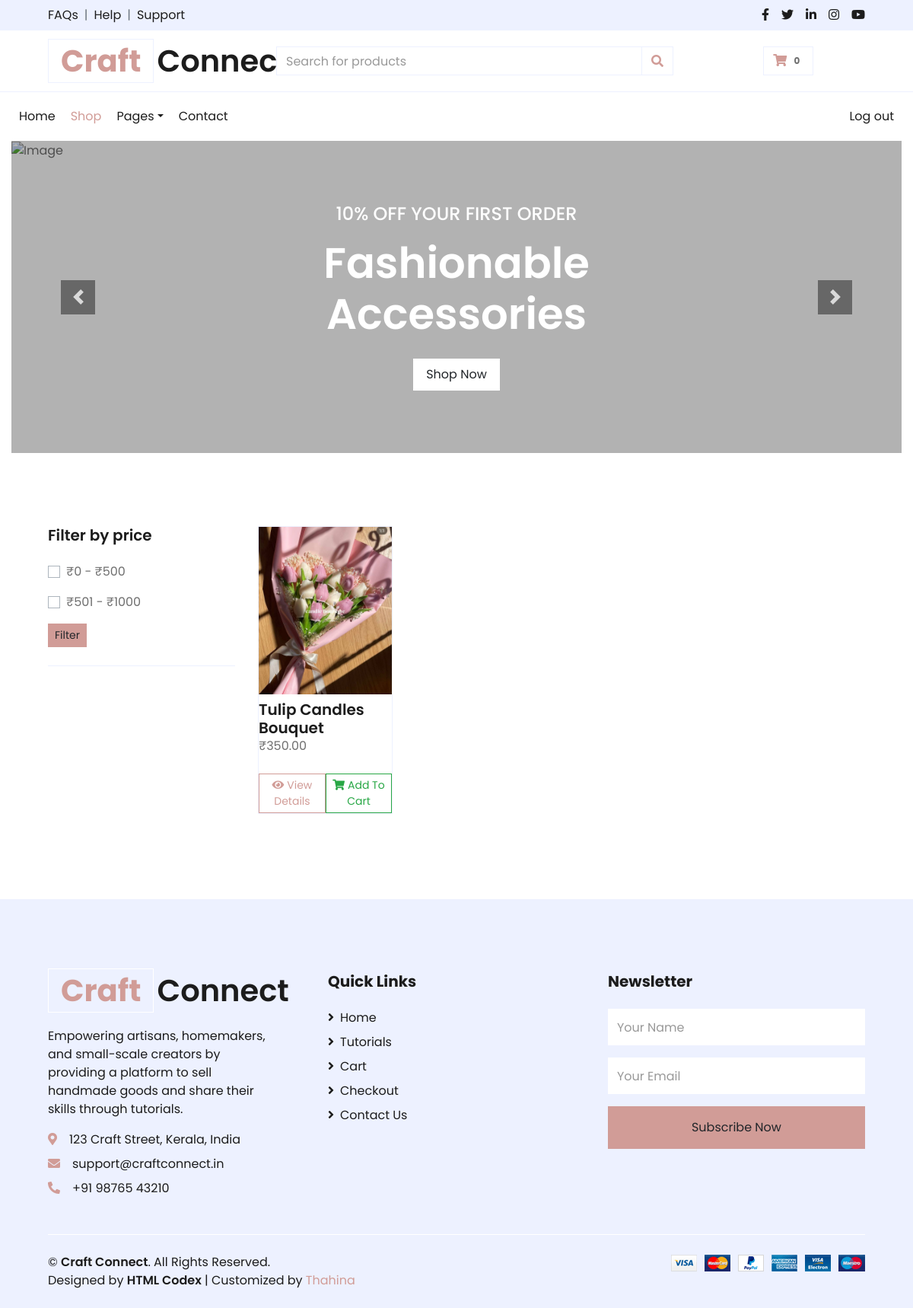
/home/decore.php, run on the app's committed database.
### tables this page shows
CREATE TABLE `products` (
  `id` int(11) NOT NULL,
  `seller_id` int(11) NOT NULL,
  `name` varchar(100) NOT NULL,
  `description` text DEFAULT NULL,
  `category` varchar(50) NOT NULL,
  `price` decimal(10,2) NOT NULL,
  `stock` int(11) NOT NULL,
  `image_url` varchar(255) DEFAULT NULL,
  `created_at` datetime DEFAULT current_timestamp()
);

### home/decore.php (the view, shortened to what this page needs)
<?php
$conn = new mysqli("localhost", "root", "", "craftconnect");
$category = 'Home Decor';
$product_sql = "SELECT id, name, image_url, price FROM products WHERE category = ?";
$product_sql .= " ORDER BY created_at DESC";
$stmt = $conn->prepare($product_sql);
$stmt->bind_param("s", $category);
$stmt->execute();
$result = $stmt->get_result();
$products = $result->fetch_all(MYSQLI_ASSOC);
?>
<!DOCTYPE html>
<html lang="en">
<head>
    <link href="https://cdnjs.cloudflare.com/ajax/libs/font-awesome/5.10.0/css/all.min.css" rel="stylesheet">
    <link href="lib/owlcarousel/assets/owl.carousel.min.css" rel="stylesheet">
    <link href="css/style.css" rel="stylesheet">
</head>
<body>
    <div class="container-fluid">
        <div class="row bg-secondary py-2 px-xl-5">
            <div class="col-lg-6 d-none d-lg-block">
                <div class="d-inline-flex align-items-center">
                    <a class="text-dark" href="">FAQs</a>
                    <span class="text-muted px-2">|</span>
                    <a class="text-dark" href="">Help</a>
                    <span class="text-muted px-2">|</span>
                    <a class="text-dark" href="">Support</a>
                </div>
            </div>
            <div class="col-lg-6 text-center text-lg-right">
                <div class="d-inline-flex align-items-center">
                    <a class="text-dark px-2" href="">
                        <i class="fab fa-facebook-f"></i>
                    </a>
                    <a class="text-dark px-2" href="">
                        <i class="fab fa-twitter"></i>
                    </a>
                    <a class="text-dark px-2" href="">
                        <i class="fab fa-linkedin-in"></i>
                    </a>
                    <a class="text-dark px-2" href="">
                        <i class="fab fa-instagram"></i>
                    </a>
                    <a class="text-dark pl-2" href="">
                        <i class="fab fa-youtube"></i>
                    </a>
                </div>
            </div>
        </div>
        <div class="row align-items-center py-3 px-xl-5">
            <div class="col-lg-3 d-none d-lg-block">
                <a href="" class="text-decoration-none">
                    <h1 class="m-0 display-5 font-weight-semi-bold"><span class="text-primary font-weight-bold border px-3 mr-1">Craft</span>Connect</h1>
                </a>
            </div>
            <div class="col-lg-6 col-6 text-left ml-4">
                <form action="">
                    <div class="input-group">
                        <input type="text" class="form-control" placeholder="Search for products">
                        <div class="input-group-append">
                            <span class="input-group-text bg-transparent text-primary">
                                <i class="fa fa-search"></i>
                            </span>
                        </div>
                    </div>
                </form>
            </div>
            <div class="col-md-2 col-2 text-right">
                <a href="" class="btn border">
                    <i class="fas fa-shopping-cart text-primary"></i>
                    <span class="badge">0</span>
                </a>
            </div>
        </div>
    </div>
    <div class="container-fluid mb-5">
        <div class="row border-top px-xl-80">
            <div class="col-lg-12">
              <nav class="navbar navbar-expand-lg bg-light navbar-light py-3 py-lg-0 px-0">
    <div class="collapse navbar-collapse justify-content-between" id="navbarCollapse">
        <div class="navbar-nav mr-auto py-0">
             <a href="index.php" class="nav-item nav-link ">Home</a>
            <a href="shop.php" class="nav-item nav-link active">Shop</a>
              <div class="nav-item dropdown">
                <a href="#" class="nav-link dropdown-toggle" data-toggle="dropdown">Pages</a>
            </div>
            <a href="contact.php" class="nav-item nav-link">Contact</a>
        </div>
        <div class="navbar-nav ml-auto py-0">
 <a href="logout.php" class="nav-item nav-link">Log out</a>
        </div>
    </div>
</nav>
                <div id="header-carousel" class="carousel slide" data-ride="carousel">
    <div class="carousel-inner">
        <div class="carousel-item active" style="height: 410px;">
            <img class="img-fluid" src="img/brac1.jpg" alt="Image" style="height: 100%; width: 100%; object-fit: cover;">
            <div class="carousel-caption d-flex flex-column align-items-center justify-content-center">
                <div class="p-3" style="max-width: 700px;">
                    <h4 class="text-light text-uppercase font-weight-medium mb-3">10% Off Your First Order</h4>
                    <h3 class="display-4 text-white font-weight-semi-bold mb-4">Fashionable Accessories</h3>
                    <a href="shop.php" class="btn btn-light py-2 px-3">Shop Now</a>
                </div>
            </div>
        </div>
    </div>
    <a class="carousel-control-prev" href="#header-carousel" data-slide="prev">
        <div class="btn btn-dark" style="width: 45px; height: 45px;">
            <span class="carousel-control-prev-icon mb-n2"></span>
        </div>
    </a>
    <a class="carousel-control-next" href="#header-carousel" data-slide="next">
        <div class="btn btn-dark" style="width: 45px; height: 45px;">
            <span class="carousel-control-next-icon mb-n2"></span>
        </div>
    </a>
         </div>
         </div>
        </div>
    </div>
    <div class="container-fluid pt-5">
        <div class="row px-xl-5">
            <div class="col-lg-3 col-md-12">
                <div class="border-bottom mb-4 pb-4">
                    <h5 class="font-weight-semi-bold mb-4">Filter by price</h5>
                    <form method="GET">
                        <div class="custom-control custom-checkbox d-flex align-items-center justify-content-between mb-3">
                            <label class="custom-control-label" for="price1">₹0 - ₹500</label>
                        </div>
                        <div class="custom-control custom-checkbox d-flex align-items-center justify-content-between mb-3">
                            <label class="custom-control-label" for="price2">₹501 - ₹1000</label>
                        </div>
                        <button type="submit" class="btn btn-primary btn-sm">Filter</button>
                    </form>
                </div>
            </div>
            <div class="col-lg-9 col-md-12">
                <div class="row pb-3">
                    <?php if (!empty($products)): ?>
                        <?php foreach ($products as $product): ?>
                            <div class="col-lg-3 col-md-6 mb-4">
                <div class="cat-item d-flex flex-column border mb-4">
                    <div class="cat-img position-relative overflow-hidden">
                        <?php
                        $img = !empty($product['image_url']) ? 'img/' . basename($product['image_url']) : 'img/no-image.png';
                        ?>
                        <img src="<?php echo $img; ?>"
                             alt="<?php echo htmlspecialchars($product['name']); ?>"
                             class="product-img img-fluid"
                             style="height: 220px; object-fit: cover; width: 100%;">
                    </div>
                    <h5 class="font-weight-semi-bold m-0 mt-2"><?php echo htmlspecialchars($product['name']); ?></h5>
                    <p>₹<?php echo htmlspecialchars($product['price']); ?></p>
                    <div class="d-flex justify-content-between mt-2">
                        <a href="detail.php?id=<?php echo $product['id']; ?>" class="btn btn-sm btn-outline-primary">
                            <i class="fas fa-eye mr-1"></i>View Details
                        </a>
                        <a href="cart.php?id=<?php echo $product['id']; ?>&qty=1" class="btn btn-sm btn-outline-success">
                            <i class="fas fa-shopping-cart mr-1"></i>Add To Cart
                        </a>
                    </div>
                </div>
            </div>
                        <?php endforeach; ?>
                    <?php else: ?>
                        <div class="col-12 text-center">No products found in this category.</div>
                    <?php endif; ?>
                </div>
            </div>
        </div>
    </div>
<div class="container-fluid bg-secondary text-dark mt-5 pt-5">
    <div class="row px-xl-5 pt-5">
        <div class="col-lg-4 col-md-12 mb-5 pr-3 pr-xl-5">
            <a href="#" class="text-decoration-none">
                <h1 class="mb-4 display-5 font-weight-semi-bold">
                    <span class="text-primary font-weight-bold border border-white px-3 mr-1">Craft</span>Connect
                </h1>
            </a>
            <p>Empowering artisans, homemakers, and small-scale creators by providing a platform to sell handmade goods and share their skills through tutorials.</p>
            <p class="mb-2"><i class="fa fa-map-marker-alt text-primary mr-3"></i>123 Craft Street, Kerala, India</p>
            <p class="mb-2"><i class="fa fa-envelope text-primary mr-3"></i>support@craftconnect.in</p>
            <p class="mb-0"><i class="fa fa-phone-alt text-primary mr-3"></i>+91 98765 43210</p>
        </div>
        <div class="col-lg-4 col-md-6 mb-5">
            <h5 class="font-weight-bold text-dark mb-4">Quick Links</h5>
            <div class="d-flex flex-column justify-content-start">
                <a class="text-dark mb-2" href="index.php"><i class="fa fa-angle-right mr-2"></i>Home</a>
                <a class="text-dark mb-2" href="tutorials.php"><i class="fa fa-angle-right mr-2"></i>Tutorials</a>
                <a class="text-dark mb-2" href="cart.php"><i class="fa fa-angle-right mr-2"></i>Cart</a>
                <a class="text-dark mb-2" href="checkout.php"><i class="fa fa-angle-right mr-2"></i>Checkout</a>
                <a class="text-dark" href="contact.php"><i class="fa fa-angle-right mr-2"></i>Contact Us</a>
            </div>
        </div>
        <div class="col-lg-4 col-md-6 mb-5">
            <h5 class="font-weight-bold text-dark mb-4">Newsletter</h5>
            <form>
                <div class="form-group">
                    <input type="text" class="form-control border-0 py-4" placeholder="Your Name" required />
                </div>
                <div class="form-group">
                    <input type="email" class="form-control border-0 py-4" placeholder="Your Email" required />
                </div>
                <div>
                    <button class="btn btn-primary btn-block border-0 py-3" type="submit">Subscribe Now</button>
                </div>
            </form>
        </div>
    </div>
    <div class="row border-top border-light mx-xl-5 py-4">
        <div class="col-md-6 px-xl-0 text-center text-md-left">
            <p class="mb-md-0 text-dark">
                &copy; <a class="text-dark font-weight-semi-bold" href="#">Craft Connect</a>. All Rights Reserved.<br>
                Designed by <a class="text-dark font-weight-semi-bold" href="https://htmlcodex.com" target="_blank">HTML Codex</a>
                | Customized by <a href="#">Thahina</a>
            </p>
        </div>
        <div class="col-md-6 px-xl-0 text-center text-md-right">
            <img class="img-fluid" src="img/payments.png" alt="Payment Methods">
        </div>
    </div>
</div>
</body>
</html>

### data on the page
products: image_url (picture), name "Tulip Candles Bouquet", price "350.00"
